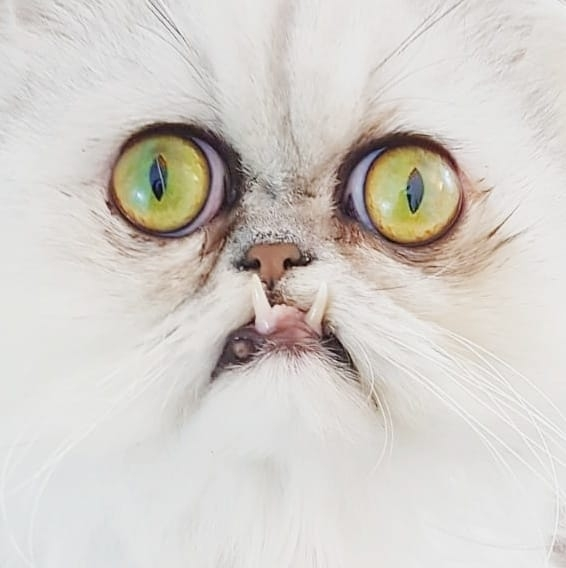
#> input picture 45420986_262822174415401_6859587359017533440_n.jpg, 566 x 568 px
$ jupyter execute dither.ipynb
#> lines starting #> are read from the running program, lines starting #| are printed output that depends on the picture
[cell 1]
from PIL import Image

image = Image.open('45420986_262822174415401_6859587359017533440_n.jpg')
#> image is the input picture: PIL image 566x568 RGB; mean R, G, B 211.2, 206.5, 201.2

img_small = image.resize((100,100),resample=Image.BILINEAR)
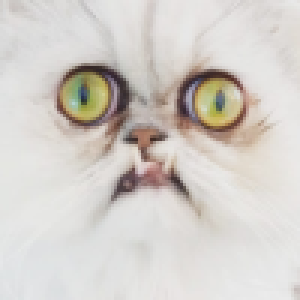
#> img_small: PIL image 100x100 RGB (shown 3 times larger); mean R, G, B 211.2, 206.5, 201.1

img_small_copy = img_small.copy()

width, height = img_small.size
#> width = 100; height = 100

pixellist = list(img_small.getdata())
#> pixellist = 10000 items, first 6: (209, 206, 204), (216, 215, 212), (212, 209, 206), (206, 201, 198), (204, 200, 197), (204, 200, 197)

# result = imgSmall.resize(image.size,Image.NEAREST)
